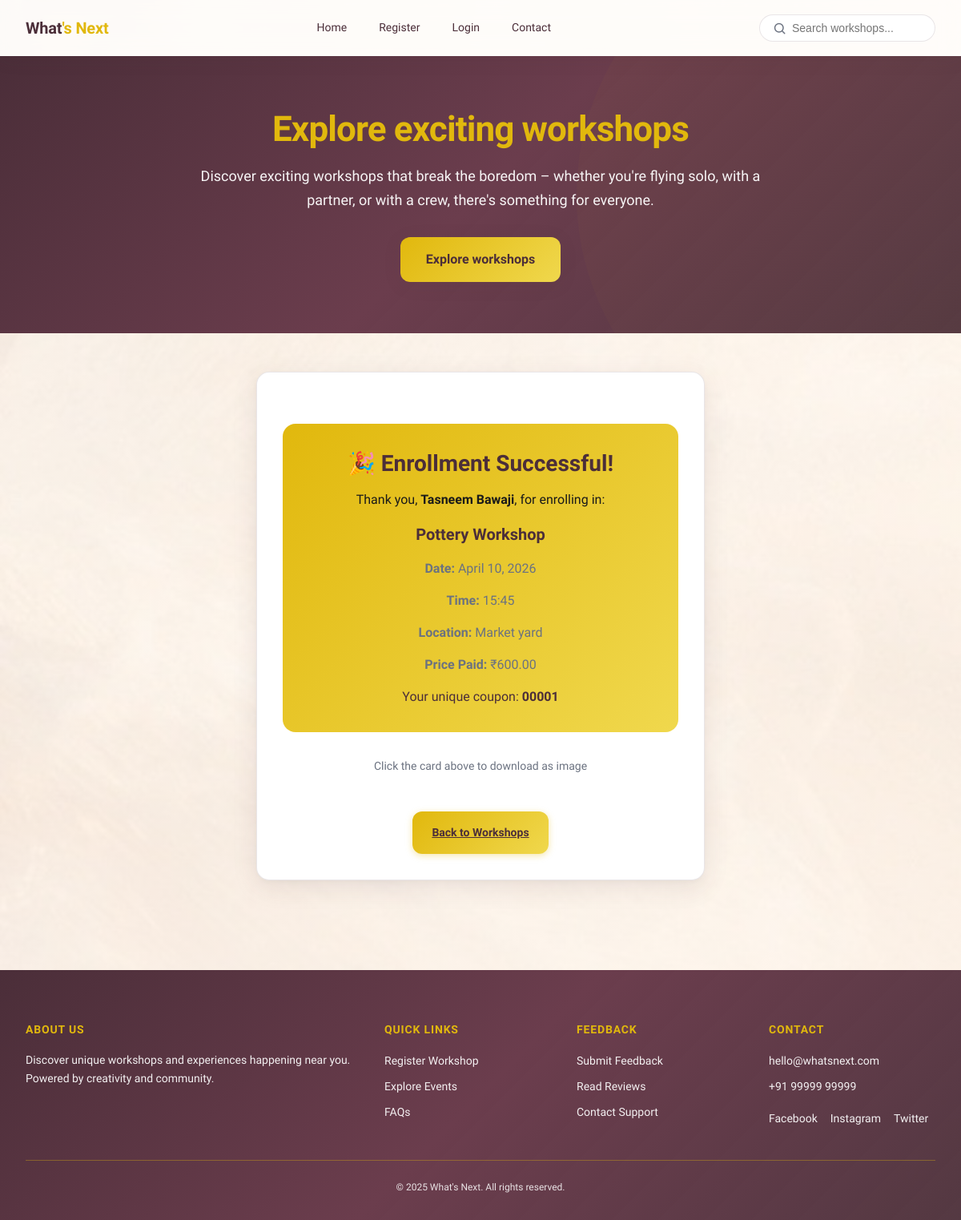
Page /enroll/success/1/ on the committed database.
### version1/models.py (models this page shows, shortened)
class WhatsNextBookings(models.Model):
    STATUS_CHOICES = [
        ('booked', 'Booked'),
        ('cancelled', 'Cancelled'),
    ]
    user = models.ForeignKey(WhatsNextUsers, on_delete=models.CASCADE)
    workshop = models.ForeignKey(WhatsNextWorkshops, on_delete=models.CASCADE)
    booked_at = models.DateTimeField(default=timezone.now)
    status = models.CharField(max_length=10, choices=STATUS_CHOICES, default='booked')
    class Meta:
        db_table = "whats_next_bookings"

class WhatsNextUsers(models.Model):
    ROLE_CHOICES = [
        ('user', 'User'),
        ('organizer', 'Organizer'),
    ]
    name = models.CharField(max_length=100)
    email = models.EmailField(unique=True)
    password_hash = models.TextField()
    phone = models.CharField(max_length=15, blank=True, null=True)
    role = models.CharField(max_length=10, choices=ROLE_CHOICES, default='user')
    created_at = models.DateTimeField(default=timezone.now)
    class Meta:
        db_table = "whats_next_users"

class WhatsNextWorkshops(models.Model):
    organizer = models.ForeignKey('WhatsNextOrganizers', on_delete=models.CASCADE)
    title = models.CharField(max_length=200)
    description = models.TextField(blank=True)
    category = models.ForeignKey('WhatsNextWorkshopCategories', on_delete=models.SET_NULL, null=True)
    location = models.CharField(max_length=200)
    address = models.TextField()
    date = models.DateField()
    start_time = models.TimeField(blank=True, null=True)
    end_time = models.TimeField(blank=True, null=True)
    price = models.DecimalField(max_digits=10, decimal_places=2, default=0.00)
    capacity = models.PositiveIntegerField(default=50)
    poster = models.ImageField(upload_to='workshop_posters/', null=True, blank=True)
    instructor_name = models.CharField(max_length=100, default='', blank=True)
    created_at = models.DateTimeField(default=timezone.now)
    class Meta:
        db_table = "whats_next_workshops"

### version1/views.py (the view)
# urls.py: path("enroll/success/<int:booking_id>/", views.enroll_success, name="enroll_success"),
def enroll_success(request, booking_id):
    booking = get_object_or_404(WhatsNextBookings, id=booking_id)
    return render(request, "enroll_success.html", {"booking": booking})

### version1/context_processors.py (called while the page is built)
def session_context(request):
    user_id = request.session.get("user_id")
    user_name = request.session.get("user_name")
    user_role = request.session.get("user_role")
    organizer_id = request.session.get("organizer_id")
    session_user = None
    if user_id and user_name is not None:
        session_user = {
            "id": user_id,
            "name": user_name,
            "role": user_role or "user",
        }
    is_organizer = (
        user_role == "organizer"
        and (organizer_id is not None or user_id is not None)
    )
    return {
        "session_user": session_user,
        "is_organizer": is_organizer,
    }

### version1/templates/enroll_success.html (shortened to what this page needs)
{% extends 'base.html' %}
{% load static %}
{% block content %}
  <div class="wn-card-solid enroll-success-card reveal" style="max-width: 560px; margin: 0 auto; text-align: center;">
    <div id="coupon" class="enroll-success-coupon">
      <h2 class="wn-h2" style="margin: 0 0 var(--space-2);">🎉 Enrollment Successful!</h2>
      <p class="wn-body">Thank you, <strong>{{ booking.user.name }}</strong>, for enrolling in:</p>
      <h3 class="wn-h3" style="margin: var(--space-2) 0;">{{ booking.workshop.title }}</h3>
      <p class="wn-body wn-body--muted"><strong>Date:</strong> {{ booking.workshop.date }}</p>
      <p class="wn-body wn-body--muted"><strong>Time:</strong> {{ booking.workshop.start_time|time:"H:i" }}</p>
      <p class="wn-body wn-body--muted"><strong>Location:</strong> {{ booking.workshop.location }}</p>
      <p class="wn-body wn-body--muted"><strong>Price Paid:</strong> ₹{{ booking.workshop.price }}</p>
      <p class="enroll-coupon-code">Your unique coupon: <strong>{{ booking.id|stringformat:"05d" }}</strong></p>
    </div>
    <p class="wn-body wn-body--muted" style="margin-top: var(--space-2); font-size: var(--text-small);">Click the card above to download as image</p>
    <a href="{% url 'index' %}" class="wn-btn wn-btn--primary wn-interact" style="margin-top: var(--space-4);">Back to Workshops</a>
  </div>
{% endblock %}

### version1/static/css/theme.css (style rules this page uses)
:root { --gold: #E1B80D; --gold-dark: #cfa806; --plum: #4B2E39; --plum-light: #6b3d4d; --peach: #FFF6ED; --white: #ffffff; --ink: #1a1a1a; --muted: #6b7280; --border: rgba(75, 46, 57, 0.12); --border-strong: rgba(75, 46, 57, 0.2); --space-1: 8px; --space-2: 16px; --space-3: 24px; --space-4: 32px; --space-5: 40px; --space-6: 48px; --space-8: 64px; --space-10: 80px; --font-family: 'Plus Jakarta Sans', 'Segoe UI', system-ui, sans-serif; --text-h1: 2.5rem; --text-h2: 1.75rem; --text-h3: 1.25rem; --text-body: 1rem; --text-small: 0.875rem; --text-caption: 0.75rem; --line-tight: 1.25; --line-normal: 1.5; --line-relaxed: 1.65; --weight-medium: 500; --weight-semibold: 600; --weight-bold: 700; --weight-extrabold: 800; --gradient-hero: linear-gradient(135deg, var(--plum) 0%, var(--plum-light) 50%, rgba(75, 46, 57, 0.95) 100%); --gradient-gold: linear-gradient(135deg, var(--gold) 0%, #f0d84d 100%); --gradient-card: linear-gradient(145deg, rgba(255,255,255,0.95) 0%, rgba(255,246,237,0.6) 100%); --gradient-accent: linear-gradient(135deg, rgba(225, 184, 13, 0.15) 0%, rgba(225, 184, 13, 0.05) 100%); --glass-bg: rgba(255, 255, 255, 0.72); --glass-border: rgba(255, 255, 255, 0.4); --shadow-soft: 0 4px 24px rgba(75, 46, 57, 0.08); --shadow-card: 0 8px 32px rgba(75, 46, 57, 0.1), 0 2px 8px rgba(0, 0, 0, 0.04); --shadow-hover: 0 16px 48px rgba(75, 46, 57, 0.14), 0 4px 16px rgba(0, 0, 0, 0.06); --radius-sm: 8px; --radius-md: 12px; --radius-lg: 16px; --radius-xl: 24px; --radius-full: 9999px; --ease-out: cubic-bezier(0.33, 1, 0.68, 1); --duration-fast: 180ms; --duration-normal: 280ms; --duration-slow: 400ms; }
html { scroll-behavior: smooth; }
body { margin: 0; font-family: var(--font-family); font-size: var(--text-body); line-height: var(--line-normal); color: var(--ink); background-color: var(--peach); background-image: linear-gradient( 180deg, rgba(255, 246, 237, 0.86) 0%, rgba(255, 246, 237, 0.72) 55%, rgba(255, 246, 237, 0.9) 100% ), url('/static/images/web_bg.jpg'); background-size: cover; background-position: center; background-repeat: no-repeat; background-attachment: fixed; -webkit-font-smoothing: antialiased; }
*, *::before, *::after { box-sizing: border-box; }
.wn-h2 { font-size: clamp(1.35rem, 3vw, var(--text-h2)); font-weight: var(--weight-bold); line-height: var(--line-tight); color: var(--plum); }
.wn-h3 { font-size: var(--text-h3); font-weight: var(--weight-semibold); color: var(--plum); }
.wn-body { font-size: var(--text-body); line-height: var(--line-normal); color: var(--ink); }
.wn-body--muted { color: var(--muted); }
.wn-card-solid { background: var(--white); border-radius: var(--radius-lg); box-shadow: var(--shadow-card); padding: var(--space-4); border: 1px solid var(--border); }
.wn-btn { display: inline-flex; align-items: center; justify-content: center; gap: var(--space-1); padding: var(--space-2) var(--space-3); font-family: var(--font-family); font-size: var(--text-small); font-weight: var(--weight-bold); border-radius: var(--radius-md); border: none; cursor: pointer; transition: transform var(--duration-fast), box-shadow var(--duration-fast), filter var(--duration-fast); }
.wn-btn--primary { background: var(--gradient-gold); color: var(--plum); box-shadow: 0 2px 8px rgba(225, 184, 13, 0.35); }
.reveal { opacity: 0; transform: translateY(24px); transition: opacity 0.6s var(--ease-out), transform 0.6s var(--ease-out); }
.reveal.revealed { opacity: 1; transform: translateY(0); }
.wn-interact { transition: transform var(--duration-fast) var(--ease-out); }

### version1/templates/enroll_success.html (style rules this page uses)
.enroll-success-coupon { background: var(--gradient-gold); color: var(--plum); padding: var(--space-4); border-radius: var(--radius-lg); margin: var(--space-4) 0; cursor: pointer; transition: transform var(--duration-fast), box-shadow var(--duration-fast); }
.enroll-coupon-code { margin: var(--space-2) 0 0; font-size: var(--text-body); }

### rows in the picture
WhatsNextBookings: user.name "Tasneem Bawaji", workshop "Pottery Workshop", workshop "April 10, 2026", workshop.start_time "15:45", workshop.location "Market yard", workshop.price "600.00", id "00001"
